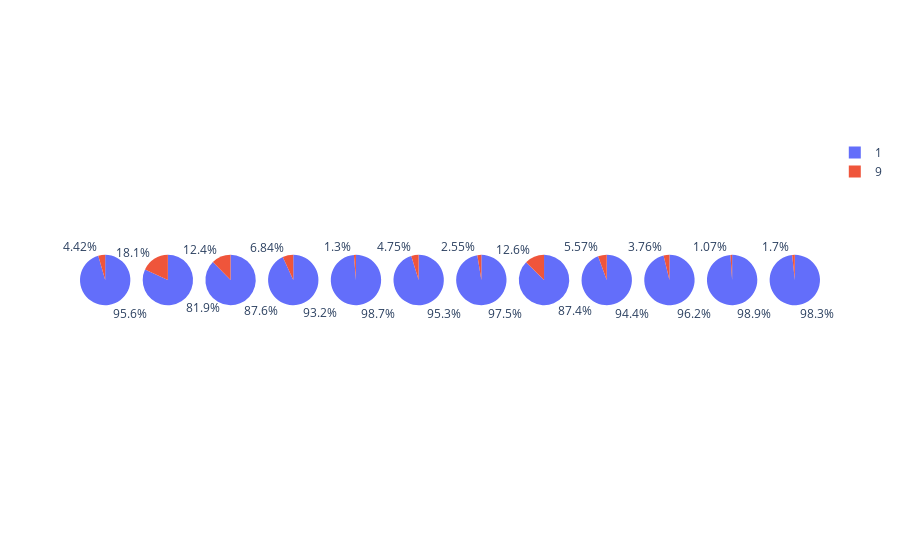

This figure's notebook cell:
### Code cell
from graphics_utils.express import fig_pie_month
pie_fig = fig_pie_month(red_mpomm_serie, params)
pie_fig.show()

### Figure 1 — Plotly figure (JSON) as saved in the notebook; plotly's stock layout.template omitted (floating-point values rounded to 4 significant figures)
{"data": [{"domain": {"x": [0, 0.06806], "y": [0, 1]}, "hovertemplate": "qf=%{label}<br>count=%{value}<extra></extra>", "labels": [1, 9], "legendgroup": "", "name": "", "showlegend": true, "type": "pie", "values": [15523, 718]}, {"domain": {"x": [0.08472, 0.1528], "y": [0, 1]}, "hovertemplate": "qf=%{label}<br>count=%{value}<extra></extra>", "labels": [1, 9], "legendgroup": "", "name": "", "showlegend": true, "type": "pie", "values": [14618, 3238]}, {"domain": {"x": [0.1694, 0.2375], "y": [0, 1]}, "hovertemplate": "qf=%{label}<br>count=%{value}<extra></extra>", "labels": [1, 9], "legendgroup": "", "name": "", "showlegend": true, "type": "pie", "values": [15138, 2142]}, {"domain": {"x": [0.2542, 0.3222], "y": [0, 1]}, "hovertemplate": "qf=%{label}<br>count=%{value}<extra></extra>", "labels": [1, 9], "legendgroup": "", "name": "", "showlegend": true, "type": "pie", "values": [16635, 1221]}, {"domain": {"x": [0.3389, 0.4069], "y": [0, 1]}, "hovertemplate": "qf=%{label}<br>count=%{value}<extra></extra>", "labels": [1, 9], "legendgroup": "", "name": "", "showlegend": true, "type": "pie", "values": [17055, 225]}, {"domain": {"x": [0.4236, 0.4917], "y": [0, 1]}, "hovertemplate": "qf=%{label}<br>count=%{value}<extra></extra>", "labels": [1, 9], "legendgroup": "", "name": "", "showlegend": true, "type": "pie", "values": [17008, 848]}, {"domain": {"x": [0.5083, 0.5764], "y": [0, 1]}, "hovertemplate": "qf=%{label}<br>count=%{value}<extra></extra>", "labels": [1, 9], "legendgroup": "", "name": "", "showlegend": true, "type": "pie", "values": [17401, 455]}, {"domain": {"x": [0.5931, 0.6611], "y": [0, 1]}, "hovertemplate": "qf=%{label}<br>count=%{value}<extra></extra>", "labels": [1, 9], "legendgroup": "", "name": "", "showlegend": true, "type": "pie", "values": [15098, 2182]}, {"domain": {"x": [0.6778, 0.7458], "y": [0, 1]}, "hovertemplate": "qf=%{label}<br>count=%{value}<extra></extra>", "labels": [1, 9], "legendgroup": "", "name": "", "showlegend": true, "type": "pie", "values": [16861, 995]}, {"domain": {"x": [0.7625, 0.8306], "y": [0, 1]}, "hovertemplate": "qf=%{label}<br>count=%{value}<extra></extra>", "labels": [1, 9], "legendgroup": "", "name": "", "showlegend": true, "type": "pie", "values": [16631, 649]}, {"domain": {"x": [0.8472, 0.9153], "y": [0, 1]}, "hovertemplate": "qf=%{label}<br>count=%{value}<extra></extra>", "labels": [1, 9], "legendgroup": "", "name": "", "showlegend": true, "type": "pie", "values": [17553, 190]}, {"domain": {"x": [0.9319, 1.0], "y": [0, 1]}, "hovertemplate": "qf=%{label}<br>count=%{value}<extra></extra>", "labels": [1, 9], "legendgroup": "", "name": "", "showlegend": true, "type": "pie", "values": [13165, 227]}], "layout": {}}
